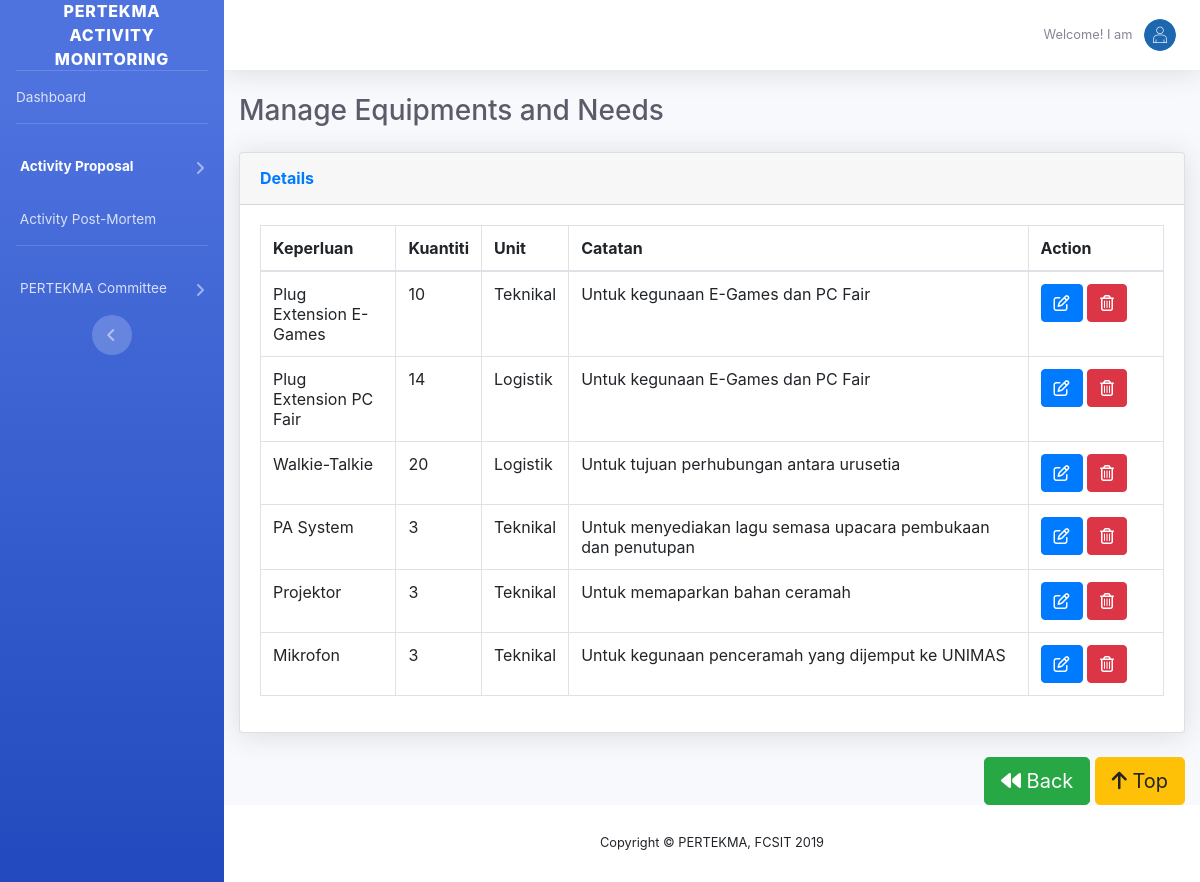
Screenshot of /admin/equipment-view.php?id=1&equipmentId=2 with the database file from the repository.
### tables this page shows
CREATE TABLE `equipmentdetail` (
  `idequipmentdetail` int(11) NOT NULL,
  `idequipment` int(11) NOT NULL,
  `keperluan` varchar(255) NOT NULL,
  `kuantiti` int(255) NOT NULL,
  `unit` varchar(255) NOT NULL,
  `catatan` varchar(255) NOT NULL
);

### admin/equipment-view.php (the view, shortened to what this page needs)
<?php
	require_once('../connect.php');
?>
<?php
$proposalId=$_GET["id"];
$idequipmentdetail=$_GET['equipmentId'];
?>
<!DOCTYPE html>
<html lang="en">
<head>
  <link href="../vendor/fontawesome-free/css/all.min.css" rel="stylesheet" type="text/css">
  <link href="../css/sb-admin-2.min.css" rel="stylesheet">
  <link href="../vendor/datatables/dataTables.bootstrap4.min.css" rel="stylesheet">
  <link href="../css/bootstrap.min.css" rel="stylesheet">
<link href="../css/calender/css/gijgo.min.css" rel="stylesheet">
</head>
<body id="page-top">
  <div id="wrapper">
    <ul class="navbar-nav bg-gradient-primary sidebar sidebar-dark accordion" id="accordionSidebar">
      <a class="sidebar-brand d-flex align-items-center justify-content-center" href="../index.html">
        <div class="sidebar-brand-text mx-3">PERTEKMA Activity Monitoring</div>
      </a>
      <hr class="sidebar-divider my-0">
      <li class="nav-item ">
        <a class="nav-link" href="index.php">
          <span>Dashboard</span></a>
      </li>
      <hr class="sidebar-divider">
      <li class="nav-item active">
        <a class="nav-link collapsed" href="#" data-toggle="collapse" data-target="#collapseTwo" aria-expanded="true" aria-controls="collapseTwo">
          <span>Activity Proposal</span>
        </a>
      </li>
     <li class="nav-item">
        <a class="nav-link" href="activityPostmortem.php">
          <span>&nbsp;Activity Post-Mortem</span></a>
      </li>
      <hr class="sidebar-divider">
    <li class="nav-item ">
        <a class="nav-link collapsed" href="#" data-toggle="collapse" data-target="#collapseThree" aria-expanded="true" aria-controls="collapseThree">
          <span>PERTEKMA Committee</span>
        </a>
      </li>
      <div class="text-center d-none d-md-inline">
        <button class="rounded-circle border-0" id="sidebarToggle"></button>
      </div>
    </ul>
    <div id="content-wrapper" class="d-flex flex-column">
      <div id="content">
        <nav class="navbar navbar-expand navbar-light bg-white topbar mb-4 static-top shadow">
          <ul class="navbar-nav ml-auto">
            <li class="nav-item dropdown no-arrow">
              <a class="nav-link dropdown-toggle" href="#" id="userDropdown" role="button" data-toggle="dropdown" aria-haspopup="true" aria-expanded="false">
                <span class="mr-2 d-none d-lg-inline text-gray-600 small">Welcome! I am&nbsp;<?php echo $username; ?></span>
                <img class="img-profile rounded-circle" src="../img/sue.png">
              </a>
            </li>
          </ul>
        </nav>
        <div class="container-fluid">
          <div class="d-sm-flex align-items-center justify-content-between mb-4">
            <h1 class="h3 mb-0 text-gray-800">Manage Equipments and Needs</h1>
          </div>
          <div id="page-wrapper">
            <div class="row">
            	<div class="col-lg-12">
            		<div class="card shadow mb-4">
					<div class="card-header py-3">
					  <h6 class="m-0 font-weight-bold text-primary">
							Details
							</h6>
					</div>
					<div class="card-body">
					  <div class="table-responsive">
						<table class="table table-bordered" id="" width="100%" cellspacing="0">
						  <thead>
							<tr>
							  <th width="15%">Keperluan</th>
							  <th>Kuantiti</th>
							  <th>Unit</th>
							  <th>Catatan</th>
							  <th width="15%">Action</th>
							</tr>
						  </thead>
						  <tbody>
						  <?php
							$equipmentdetail=mysqli_query($con, "SELECT * FROM equipmentdetail WHERE idequipment='$idequipmentdetail'");
							  while($col = mysqli_fetch_array($equipmentdetail)){
								  $Keperluan=$col["keperluan"];
								  $Kuantiti=$col["kuantiti"];
								  $Unit=$col["unit"];
								  $Catatan=$col["catatan"];
							?>
							<tr>
							  <td><?php echo $Keperluan; ?></td>
							  <td><?php echo $Kuantiti; ?></td>
							  <td><?php echo $Unit; ?></td>
							  <td><?php echo $Catatan; ?></td>
							  <td>
								  <a href="#" class="" data-toggle="modal" data-target="#editEquipmentDetail<?php echo $col["idequipmentdetail"]; ?>"><span class="btn btn-primary btn-xs fa fa-edit" data-toggle="tooltip" data-placement="left" title="" data-original-title="Edit Details"></span></a>
								  <a href="#" class="" data-toggle="modal" data-target="#deleteEquipmentDetail<?php echo $col["idequipmentdetail"]; ?>"><span class="btn btn-danger btn-xs fa fa-trash-alt" data-toggle="tooltip" data-placement="left" title="" data-original-title="Delete Details"></span></a>
							  </td>
							</tr>
							<?php } ?>
						  </tbody>
						</table>
					  </div>
					</div>
				  </div>
				</div>
            </div>
             </div>
        <div class="row">
		<div class="col-lg-12">
			<div style="float: right;">
				<a class="btn btn-success btn-lg" href="equipment.php?id=<?php echo $proposalId; ?>" id="btnBack"><i class="fa fa-backward"></i> Back</a>
				<a class="btn btn-warning btn-lg" href="#" id="btnToTop"><i class="fa fa-arrow-up"></i> Top</a>
			</div>
		</div>
		</div>
      </div>
      <footer class="sticky-footer bg-white">
        <div class="container my-auto">
          <div class="copyright text-center my-auto">
            <span>Copyright &copy; PERTEKMA, FCSIT 2019</span>
          </div>
        </div>
      </footer>
    </div>
  </div>
</body>
</html>

### rows the page displays
equipmentdetail: keperluan "Plug Extension E-Games", kuantiti "10", unit "Teknikal", catatan "Untuk kegunaan E-Games dan PC Fair"
equipmentdetail: keperluan "Plug Extension PC Fair", kuantiti "14", unit "Logistik", catatan "Untuk kegunaan E-Games dan PC Fair"
equipmentdetail: keperluan "Walkie-Talkie", kuantiti "20", unit "Logistik", catatan "Untuk tujuan perhubungan antara urusetia"
equipmentdetail: keperluan "PA System", kuantiti "3", unit "Teknikal", catatan "Untuk menyediakan lagu semasa upacara pembukaan dan penutupan"
equipmentdetail: keperluan "Projektor", kuantiti "3", unit "Teknikal", catatan "Untuk memaparkan bahan ceramah"
equipmentdetail: keperluan "Mikrofon", kuantiti "3", unit "Teknikal", catatan "Untuk kegunaan penceramah yang dijemput ke UNIMAS"
